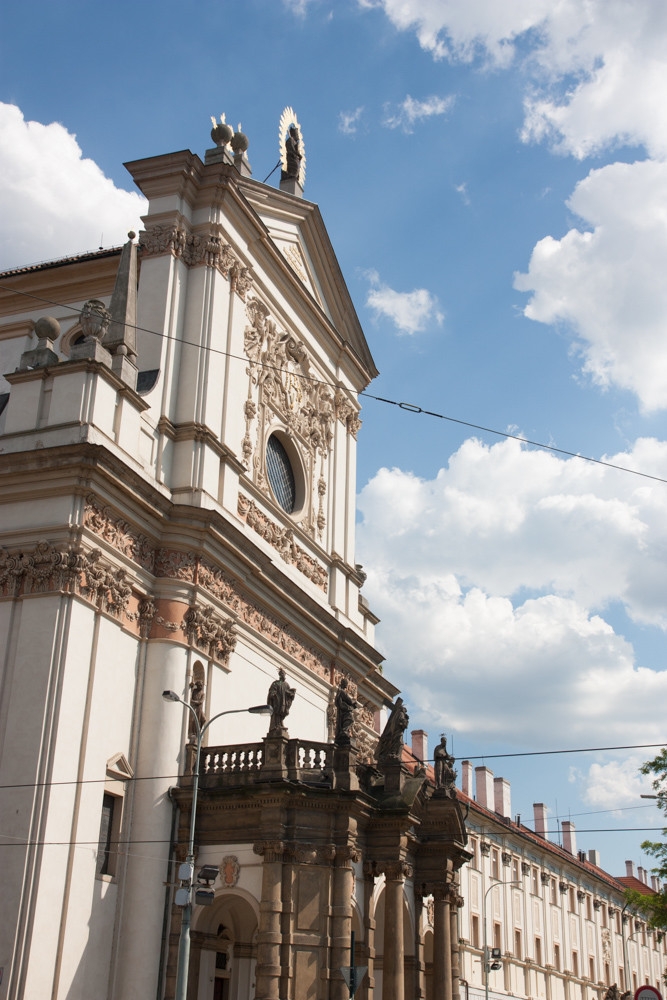
#> input picture test/data/kn_church-2.jpg, 667 x 1000 px
$ python -i utils_img.py   (imports and definitions only)
#> lines starting #> are read from the running program, lines starting #| are printed output that depends on the picture
"""
* This file is part of PYSLAM
*
* Copyright (C) 2016-present Luigi Freda <luigi dot freda at gmail dot com>
*
* PYSLAM is free software: you can redistribute it and/or modify
* it under the terms of the GNU General Public License as published by
* the Free Software Foundation, either version 3 of the License, or
* (at your option) any later version.
*
* PYSLAM is distributed in the hope that it will be useful,
* but WITHOUT ANY WARRANTY; without even the implied warranty of
* MERCHANTABILITY or FITNESS FOR A PARTICULAR PURPOSE. See the
* GNU General Public License for more details.
*
* You should have received a copy of the GNU General Public License
* along with PYSLAM. If not, see <http://www.gnu.org/licenses/>.
"""

import os
import numpy as np
import cv2
import math

from utils_geom import add_ones, homography_matrix
from utils_draw import draw_random_img
from utils_sys import Printer


# combine two images horizontally
# [198 lines left out: functions combine_images_horizontally, img_blocks, mask_block, img_mask_blocks, pyramid, mask_from_polygon and 3 more, not called in this run]


def proc_clahe(img):
    clahe = cv2.createCLAHE(clipLimit=2.0, tileGridSize=(8, 8))
    lab = cv2.cvtColor(img, cv2.COLOR_RGB2Lab)
#> lab: shape (1000, 667, 3); mean of channels 0, 1, 2 156, 128.9, 125.8
    lab[:, :, 0] = clahe.apply(lab[:, :, 0])
#> lab: shape (1000, 667, 3); mean of channels 0, 1, 2 146.3, 128.9, 125.8
    return cv2.cvtColor(lab, cv2.COLOR_Lab2RGB)
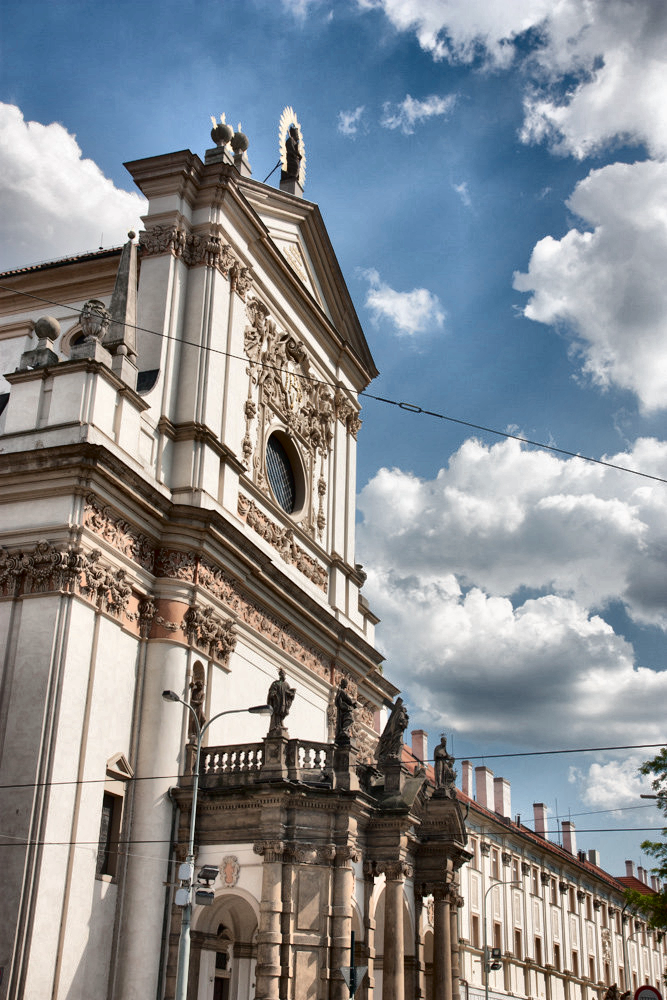
#> returned value: shape (1000, 667, 3); mean R, G, B 136.6, 140, 144.2


# create a scaled image of uint8 from a image of floats
# [23 lines left out: functions img_from_floats, remove_borders, not called in this run]

>>> import cv2
>>> picture = cv2.cvtColor(cv2.imread('test/data/kn_church-2.jpg'), cv2.COLOR_BGR2RGB)
>>> result = proc_clahe(picture)

$ run again, on test/data/kn_church-8.jpg
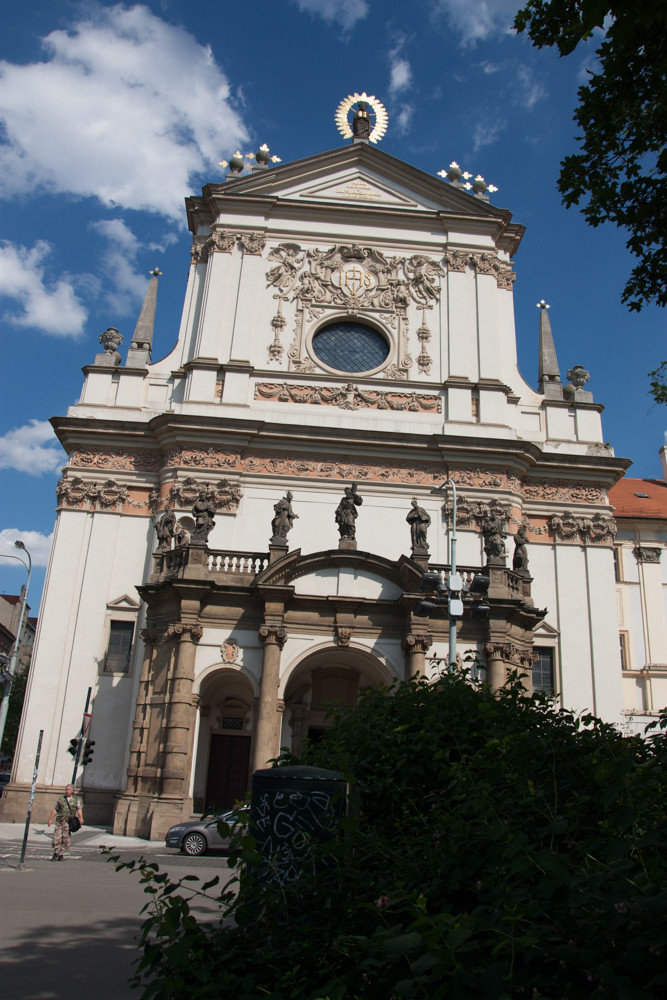
#> input picture test/data/kn_church-8.jpg, 667 x 1000 px
#> in proc_clahe, `return cv2.cvtColor(lab, cv2.COLOR_Lab2RGB)`:
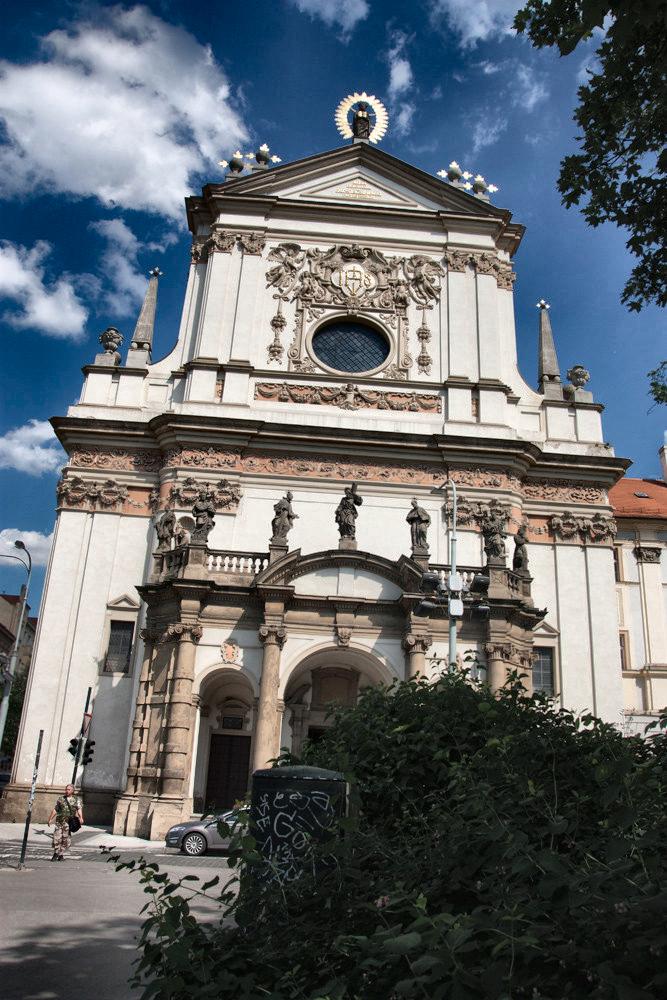
#> returned value: shape (1000, 667, 3); mean R, G, B 99.3, 104.9, 109.3
